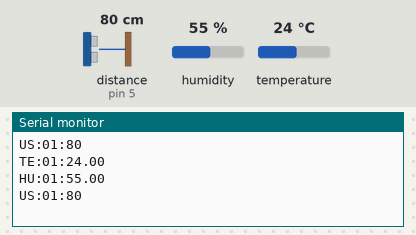
Bench run of a sketch on a simulated Arduino Uno, built with avr-gcc and run on an emulated ATmega328P. Parts: the last lines printed to the serial monitor. Wiring (inferred from the names in the program): ultrasonic range finder: trigger pin 8; echo pin 5. The inputs (shaded band) are chosen by the test bench; at power-on: distance to the obstacle (sensor on pin 5) 80 cm, humidity 55 %, temperature 24 °C. The echo pulse lasts 58.3 µs per cm.

Above: at 3.8 s.
3.9 s: distance to the obstacle (sensor on pin 5) set to 2 cm
At 4.9 s:
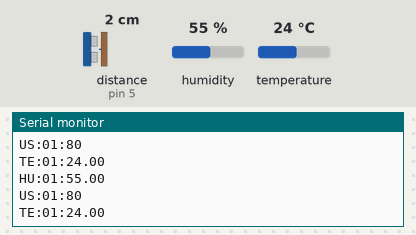
7.8 s: humidity set to 22 %
At 8.9 s:
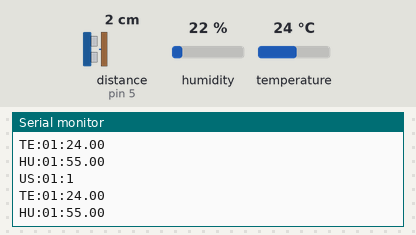
11.7 s: temperature set to 12 °C
At 12.9 s:
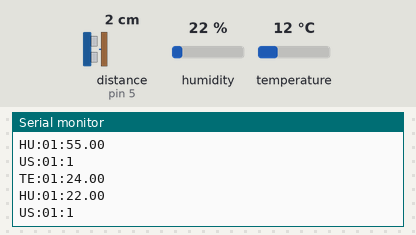
15.6 s: distance to the obstacle (sensor on pin 5) set to 4 cm
At 17.0 s:
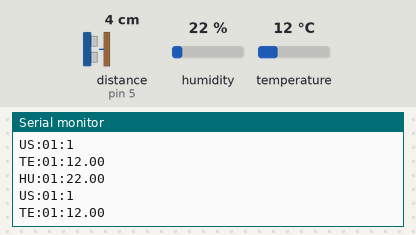
19.5 s: humidity set to 40 %
At 21.8 s:
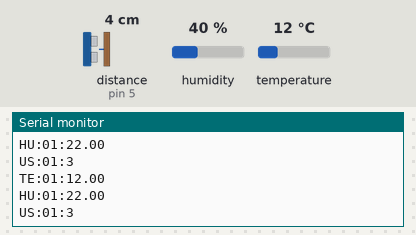
Timing chart, 0 to 23.3 s (numbered marks = the images above; inputs shaded):
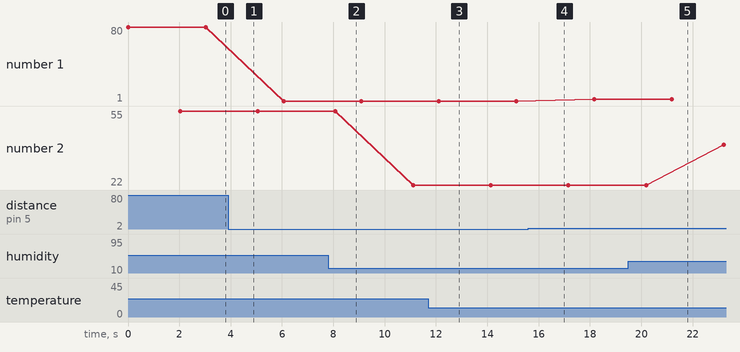

The sketch:

ULSENHU.ino
```cpp
#include <DHT.h>

int trigPin = 8;
int echoPin = 5;

#define DHTPIN 2   // El pin de datos del sensor DHT11 se conecta al pin 2
#define DHTTYPE DHT11  // Tipo de sensor DHT11
DHT dht(DHTPIN, DHTTYPE);

void setup() {
  Serial.begin(9600);
  pinMode(trigPin, OUTPUT);
  pinMode(echoPin, INPUT);
  dht.begin();  // Inicializar el sensor DHT11
}

void loop() {
  // Lectura del sensor de ultrasonido
  digitalWrite(trigPin, LOW);
  delayMicroseconds(2);
  digitalWrite(trigPin, HIGH);
  delayMicroseconds(10);
  digitalWrite(trigPin, LOW);
  long duration = pulseIn(echoPin, HIGH);
  int distance = duration / 58;

  Serial.print("US:");
  Serial.print("01:");
  Serial.println(distance);
  delay(1000);

  // Lectura del sensor DHT11
  float humidity = dht.readHumidity();
  float temperature = dht.readTemperature();

  // Verifica si la lectura del DHT11 fue exitosa
  if (!isnan(humidity) && !isnan(temperature)) {
    Serial.print("TE:");
    Serial.print("01:");
    Serial.println(temperature);
    delay(1000);
    Serial.print("HU:");
    Serial.print("01:");
    Serial.println(humidity);
  } else {
    Serial.print(" | Error al leer el sensor DHT11");
  }

  delay(1000);
}
```

Measured:
- plotted number 1: 1 → 3 after the input at 15.6 s
- plotted number 2: 55 → 22 after the input at 7.8 s, 22 → 40 after the input at 19.5 s
